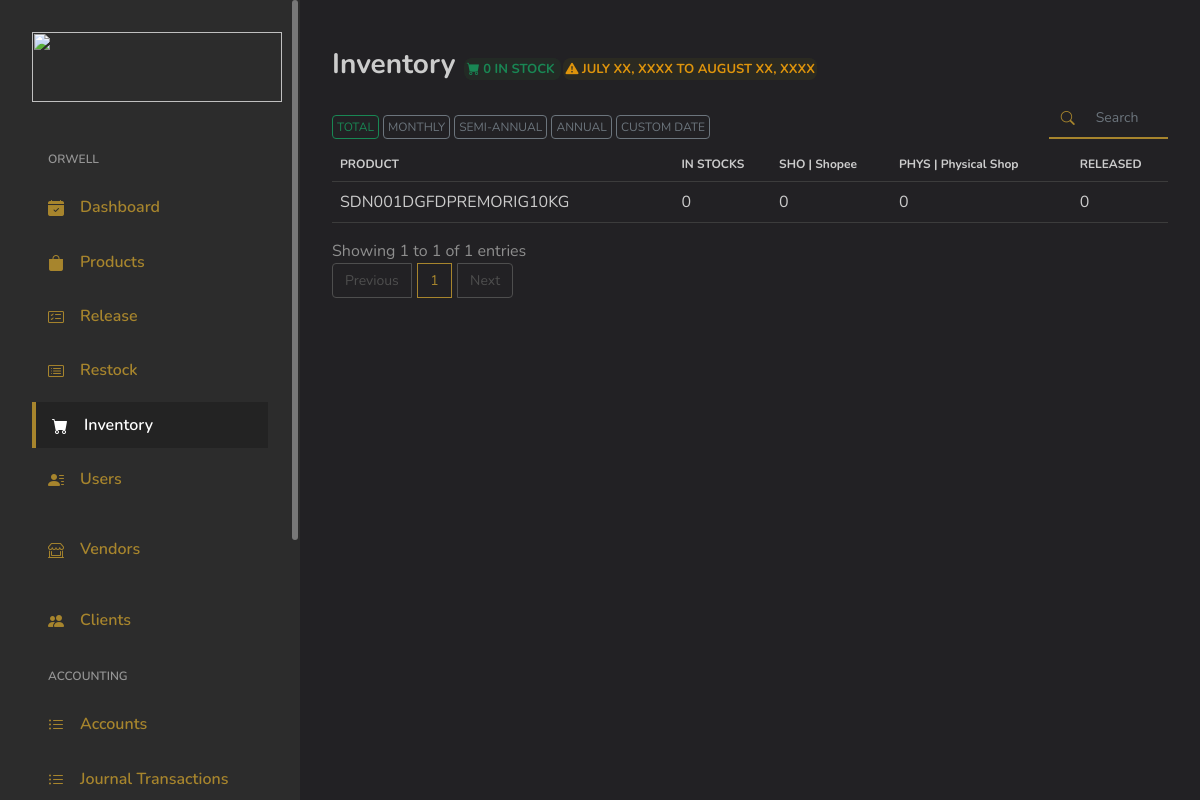
Page /index.php/admin/inventory on the earlier database version.
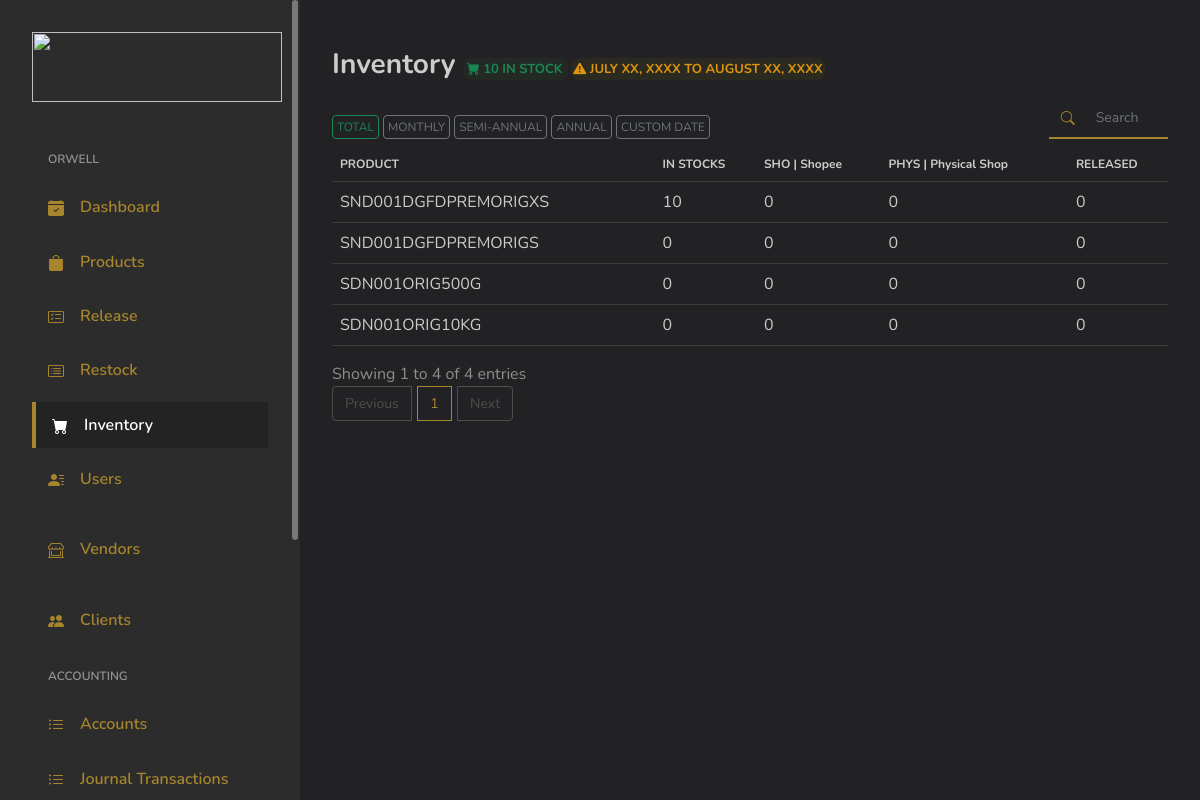
Same page on the later database version.
### tables this page shows
CREATE TABLE `products` (
  `ID` int(11) NOT NULL,
  `U_ID` int(11) DEFAULT NULL,
  `Code` varchar(255) DEFAULT NULL,
  `Product_Name` varchar(255) DEFAULT NULL,
  `Description` text DEFAULT NULL,
  `InStock` int(255) DEFAULT 0,
  `Released` int(255) DEFAULT 0,
  `Product_Category` varchar(255) DEFAULT NULL,
  `Product_Weight` varchar(255) DEFAULT NULL,
  `Price_PerItem` varchar(255) DEFAULT NULL,
  `Cost_PerItem` varchar(255) DEFAULT NULL,
  `DateAdded` varchar(255) DEFAULT NULL,
  `PriceSelling` varchar(255) DEFAULT '0',
  `Barcode_Images` varchar(255) DEFAULT NULL,
  `Status` int(11) DEFAULT NULL COMMENT '1 = added\r\n2 = archive\r\n3 = removed'
);

### application/controllers/Admin.php (called while the page is built, shortened)
<?php
class Admin extends MY_Controller {
	public $globalData = [];
	public function __construct()
	{
		$this->load->model('Model_Selects');
		$this->load->model('Model_Security');
		$this->load->model('Model_Inserts');
		$this->load->model('Model_Logbook');
		$this->load->model('Model_Updates');
		$this->load->model('Model_Deletes');
	}
	public function inventory()
	{
		$data = [];
		$data = array_merge($data, $this->globalData);
		$header['pageTitle'] = 'Inventory';
		$data['globalHeader'] = $this->load->view('main/globals/header', $header);
		$this->load->view('admin/inventory', $data);
	}
}

### index.php (called while the page is built, shortened)
<?php
require_once BASEPATH.'core/CodeIgniter.php';

### application/models/Model_Selects.php (called while the page is built, shortened)
<?php
class Model_Selects extends CI_Model {
	public function GetAllProducts()
	{
		$this->db->select('*');
		$this->db->order_by('ID', 'asc');
		$result = $this->db->get('products');
		return $result;
	}
}

### application/views/admin/inventory.php (the view, shortened to what this page needs)
<?php
$totalStocks = 0;
$getAllProducts = $this->Model_Selects->GetAllProducts();
if ($getAllProducts->num_rows() > 0) {
	foreach ($getAllProducts->result_array() as $row) {
		$totalStocks += $row['InStock'];
	}
}
?>
</head>
<body>
<div id="app">
	<?php $this->load->view('main/template/sidebar') ?>
	<div id="main">
		<div class="page-heading">
			<div class="page-title">
				<div class="row">
					<div class="col-sm-12">
						<h3>Inventory
							<span class="text-center success-banner-sm">
								<i class="bi bi-cart-fill"></i> <?=$totalStocks;?> IN STOCK
							</span>
							<span class="text-center info-banner-sm">
								<i class="bi bi-exclamation-triangle-fill"></i> JULY XX, XXXX TO AUGUST XX, XXXX
							</span>
						</h3>
					</div>
					<div class="col-sm-12 col-md-10 pt-4 pb-2">
						<button type="button" class="btn btn-sm-success">TOTAL</button>
						<button type="button" class="btn btn-sm-secondary disabled-hover">MONTHLY</button>
						<button type="button" class="btn btn-sm-secondary disabled-hover">SEMI-ANNUAL</button>
						<button type="button" class="btn btn-sm-secondary disabled-hover">ANNUAL</button>
						<button type="button" class="btn btn-sm-secondary disabled-hover">CUSTOM DATE</button>
					</div>
					<div class="col-sm-12 col-md-2 mr-auto pt-4 pb-2" style="margin-top: -15px;">
						<div class="input-group">
							<div class="input-group-prepend">
								<span class="input-group-text" style="font-size: 14px;"><i class="bi bi-search h-100 w-100" style="margin-top: 5px;"></i></span>
							</div>
							<input type="text" id="tableSearch" class="form-control" placeholder="Search" style="font-size: 14px;">
						</div>
					</div>
				</div>
			</div>
			<section class="section">
				<div class="table-responsive">
					<table id="productsTable" class="table">
						<thead style="font-size: 12px;">
							<th>PRODUCT</th>
							<th>IN STOCKS</th>
							<th>SHO | Shopee</th>
							<th>PHYS | Physical Shop</th>
							<th>RELEASED</th>
						</thead>
						<tbody>
							<?php
							if ($getAllProducts->num_rows() > 0):
								foreach ($getAllProducts->result_array() as $row): ?>
									<tr>
										<td>
											<?=$row['Code'];?>
										</td>
										<td>
											<?=$row['InStock'];?>
										</td>
										<td>
											0
										</td>
										<td>
											0
										</td>
										<td>
											<?=$row['Released']?>
										</td>
									</tr>
							<?php endforeach;
							endif; ?>
						</tbody>
					</table>
				</div>
			</section>
		</div>
	</div>
</div>
</body>
</html>

### application/views/main/globals/header.php (shortened to what this page needs)
<!DOCTYPE html>
<html lang="en">
<head>
	<link rel="stylesheet" href="<?=base_url()?>/assets/css/bootstrap.css">
	<link rel="stylesheet" href="<?=base_url()?>/assets/vendors/perfect-scrollbar/perfect-scrollbar.css">
	<link rel="stylesheet" href="<?=base_url()?>/assets/vendors/bootstrap-icons/bootstrap-icons.css">
	<link rel="stylesheet" href="<?=base_url()?>/assets/css/app.css">
	<link href="<?=base_url();?>assets/css/style.css?v5" rel="stylesheet">

### application/views/main/template/sidebar.php (shortened to what this page needs)
<div id="sidebar" class="active">
	<div class="sidebar-wrapper active">
		<div class="sidebar-header">
			<div class="d-flex justify-content-between">
				<div class="logo">
					<a href="index.html"><img src="<?=base_url() . 'assets/images/manalok9_logo.png'?>" width="250" height="70"></a>
				</div>
			</div>
		</div>
		<div class="sidebar-menu">
			<ul class="menu">
				<li class="sidebar-title">ORWELL</li>
				<li class="sidebar-item sidebar-admin-dashboard">
					<a href="<?=base_url().'admin'?>" class='sidebar-link'>
						<i class="bi bi-calendar-check-fill"></i>
						<span>Dashboard</span>
					</a>
				</li>
				<li class="sidebar-item sidebar-admin-products">
					<a href="<?=base_url().'admin/products'?>" class='sidebar-link'>
						<i class="bi bi-bag-fill"></i>
						<span>Products</span>
					</a>
				</li>
				<li class="sidebar-item sidebar-admin-release_product">
					<a href="<?=base_url()?>admin/product_releasing" class='sidebar-link'>
						<i class="bi bi-card-checklist"></i>
						<span>Release </span>
					</a>
				</li>
				<li class="sidebar-item sidebar-admin-restock_product">
					<a href="<?=base_url()?>admin/product_restocking" class='sidebar-link'>
						<i class="bi bi-card-list"></i>
						<span>Restock </span>
					</a>
				</li>
				<li class="sidebar-item sidebar-admin-inventory">
					<a href="<?=base_url().'admin/inventory'?>" class='sidebar-link'>
						<i class="bi bi-cart-fill"></i>
						<span>Inventory</span>
					</a>
				</li>
				<li class="sidebar-item sidebar-admin-employees">
					<a href="<?=base_url().'admin/users'?>" class='sidebar-link'>
						<i class="bi bi-person-lines-fill"></i>
						<span>Users</span>
					</a>
				</li>
				<li class="sidebar-item sidebar-admin-vendors pt-3">
					<a href="<?=base_url().'admin/vendors'?>" class='sidebar-link'>
						<i class="bi bi-shop-window"></i>
						<span>Vendors</span>
					</a>
				</li>
				<li class="sidebar-item sidebar-admin-clients pt-3">
					<a href="<?=base_url().'admin/clients'?>" class='sidebar-link'>
						<i class="bi bi-people-fill"></i>
						<span>Clients</span>
					</a>
				</li>
				<li class="sidebar-title">ACCOUNTING</li>
				<li class="sidebar-item sidebar-admin-accounting-accounts">
					<a href="<?=base_url().'admin/accounts'?>" class='sidebar-link'>
						<i class="bi bi-list-ul"></i>
						<span>Accounts</span>
					</a>
				</li>
				<li class="sidebar-item sidebar-admin-accounting-journal-transactions">
					<a href="<?=base_url().'admin/journals'?>" class='sidebar-link'>
						<i class="bi bi-list-ul"></i>
						<span>Journal Transactions</span>
					</a>
				</li>
			</ul>
		</div>
	</div>
</div>

### assets/css/app.css (style rules this page uses)
#sidebar.active .sidebar-wrapper { left:0 }
.sidebar-wrapper { width:300px;height:100vh;position:fixed;top:0;z-index:10;overflow-y:auto;background-color:#fff;bottom:0;transition:left .5s ease-out }
.sidebar-wrapper .sidebar-header { padding:2rem 2rem 1rem;font-size:2rem;font-weight:700 }
.sidebar-wrapper .sidebar-header img { height:1.2rem }
.sidebar-wrapper .menu { margin-top:2rem;padding:0 2rem;font-weight:600 }
.sidebar-wrapper .menu .sidebar-title { padding:0 1rem;margin:1.5rem 0 1rem;font-size:1rem;list-style:none;font-weight:600;color:#25396f }
.sidebar-wrapper .menu .sidebar-link { display:block;padding:.7rem 1rem;font-size:1rem;display:flex;align-items:center;border-radius:.5rem;transition:all .5s;text-decoration:none;color:#25396f }
.sidebar-wrapper .menu .sidebar-link i,.sidebar-wrapper .menu .sidebar-link svg { color:#7c8db5 }
.sidebar-wrapper .menu .sidebar-link span { margin-left:1rem }
.sidebar-wrapper .menu .sidebar-item { list-style:none;margin-top:.5rem;position:relative }
.sidebar-wrapper .menu .sidebar-item.active .sidebar-link { background-color:#435ebe }
.sidebar-wrapper .menu .sidebar-item.active .sidebar-link span { color:#fff }
.sidebar-wrapper .menu .sidebar-item.active .sidebar-link i,.sidebar-wrapper .menu .sidebar-item.active .sidebar-link svg { fill:#fff;color:#fff }
.dataTable-table td,.dataTable-table thead th,.table td,.table thead th { vertical-align:middle }
.dataTable-table:not(.table-borderless) thead th,.table:not(.table-borderless) thead th { border-bottom:1px solid #dedede!important }
.bi { width:1rem;height:1rem }
#main { margin-left:300px;padding:2rem }
.page-heading { margin:0 0 2rem }
.page-heading h3 { font-weight:700 }
a { text-decoration:none }

### assets/css/style.css (style rules this page uses)
body { background-color: #222124; color: #8e8e8e; }
.h1, .h2, .h3, .h4, .h5, .h6, h1, h2, h3, h4, h5, h6 { color: #ccc; }
.form-control { border: none; border-radius: 0; border-bottom: 2px solid #a7852d; color: #ccc; background-color: transparent; }
.input-group>:not(:first-child):not(.dropdown-menu):not(.valid-tooltip):not(.valid-feedback):not(.invalid-tooltip):not(.invalid-feedback) { margin-left: -3px; }
.input-group-text { background-color: transparent; border: none; border-radius: 0; border-bottom: 2px solid #a7852d; color: #a7852d; }
a { color: #a7852d; }
.table, table { border-color: #3c3c3c; }
.table { color: #ccc; }
.dataTable-table:not(.table-borderless) thead th, .table:not(.table-borderless) thead th { border-bottom: 1px solid #3c3c3c !important; }
.sidebar-wrapper .sidebar-header img { height: 100%; }
.sidebar-wrapper { background-color: #2c2c2c; }
.sidebar-wrapper .menu .sidebar-link { color: #a7852d; }
.sidebar-wrapper .menu .sidebar-link i, .sidebar-wrapper .menu .sidebar-link svg { color: #a7852d; }
.sidebar-wrapper .menu .sidebar-item.active .sidebar-link { border-radius: 0px; color: #fff; background-color: rgba(0, 0, 0, 0.20); border-left: 4px solid #a7852d; transition: 0s; }
.sidebar-wrapper .menu .sidebar-title { color: #ccc; }
.bi { vertical-align: -.125em; width: 1em; height: 1em; }
.sidebar-title { font-size: 0.75rem !important; opacity: 0.66; }
.info-banner-sm { font-size: 13px; color: #de940c; margin: 0.08rem; border-radius: 8px; padding: 0.15rem; background-color: rgba(155, 155, 0, 0.08); }
.success-banner-sm { font-size: 13px; color: #198754; margin: 0.08rem; border-radius: 8px; padding: 0.15rem; background-color: rgba(55, 155, 55, 0.08); }
.disabled-hover { cursor: not-allowed !important; }
.btn-sm-success { border: 1px solid #198754; background-color: transparent; color: #198754; padding: 2px 4px; font-size: 12px; cursor: pointer; }
.btn-sm-secondary { border: 1px solid #6c757d; background-color: transparent; color: #6c757d; padding: 2px 4px; font-size: 12px; cursor: pointer; }

Differences in the rows shown:
removed products: Code "SDN001DGFDPREMORIG10KG", InStock "0", Released "0"
added products: Code "SND001DGFDPREMORIGXS", InStock "10", Released "0"
added products: Code "SND001DGFDPREMORIGS", InStock "0", Released "0"
added products: Code "SDN001ORIG500G", InStock "0", Released "0"
added products: Code "SDN001ORIG10KG", InStock "0", Released "0"
Other differences:
$totalStocks: "0" → "10"
text written by a page script: "Showing 1 to 1 of 1 entries Previous 1 Next" → "Showing 1 to 4 of 4 entries Previous 1 Next"
